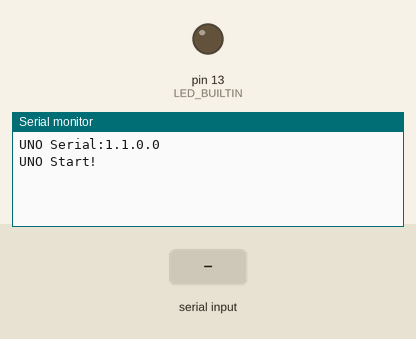
Recording of a sketch running on a simulated Arduino Uno, built with avr-gcc and run on an emulated ATmega328P. Shown: output pins drawn as LEDs (lit = HIGH), the last lines printed to the serial monitor. The inputs (shaded band) are chosen by the test bench.

Above: at 1.2 s.
1.3 s: "90,45\n" received over Serial
At 3.2 s:
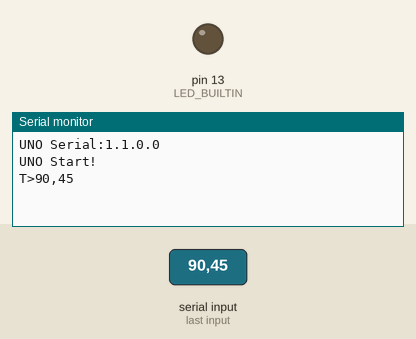
3.8 s: "90,45\n" received over the second serial link
At 6.0 s:
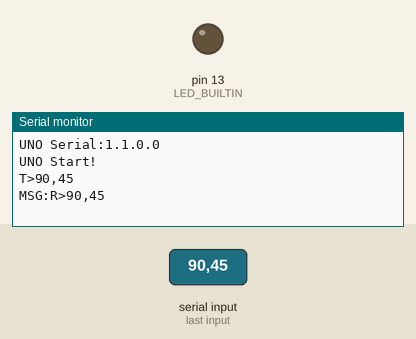
6.3 s: "0\n" received over Serial
At 8.1 s:
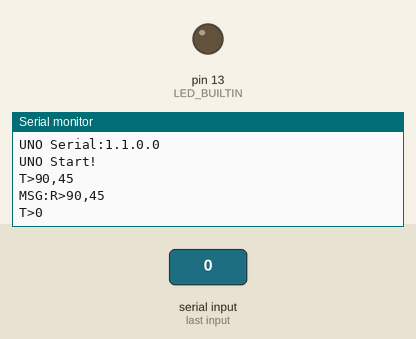
8.8 s: "0\n" received over the second serial link
At 11.0 s:
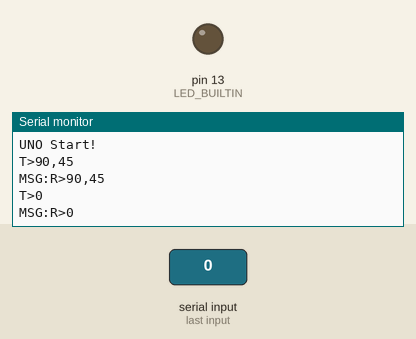
11.3 s: "U90\n" received over Serial
At 13.1 s:
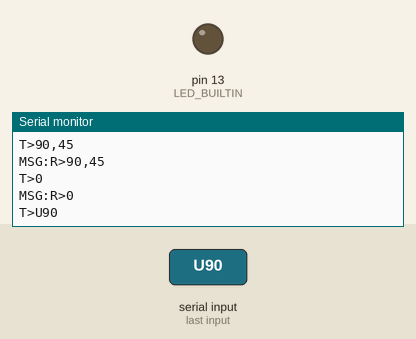
13.8 s: "U90\n" received over the second serial link
At 16.2 s:
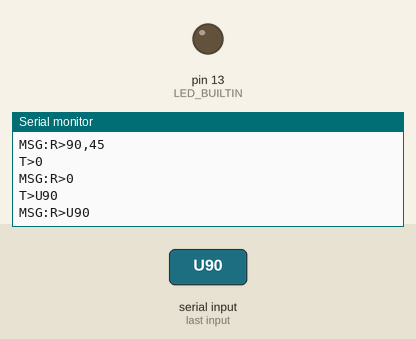

The sketch:

UNO_Serial_IOT.ino
```cpp
#include <SoftwareSerial.h>

const char MYAPP[] = "UNO Serial:";
const char MYVERSION[] = "1.1.0.0";

String strR = String("R>");
String strT = String("T>");

const int icSoftRX = 2;
const int icSoftTX = 3;
SoftwareSerial mySerial(icSoftRX,icSoftTX);

unsigned int uiBoudRate = 19200;
/*
 Commands - 1 - Led Off - U-001 / A001
            2 - Led On  - U-002 / A002
 */

void setup()
{
  pinMode(LED_BUILTIN, OUTPUT);
  Serial.begin(uiBoudRate);
  Serial.print(MYAPP);
  Serial.println(MYVERSION);
  pinMode(icSoftRX, INPUT); // RX
  pinMode(icSoftTX, OUTPUT); // TX
  mySerial.begin(uiBoudRate);
  mySerial.println("Uno Started");
}

String strMsg = String("UNO Start!");
String strMsgFromSoft = String("");
void loop()
{
  int iC = 0;
  // Message to/From SR1
  strMsg = ReciveSendSerial(strMsg, true);
  strMsgFromSoft = ReciveSendSoftSerial(strMsg);
  if (strMsgFromSoft.length() > 0)
  {
    iC = ParseCommand(strMsgFromSoft);
    ExecuteCommand(iC);
    strMsg = strR + strMsgFromSoft;
    if (iC == 0)
    {
      Serial.print("MSG:");
      Serial.println(strMsg);
    }
  }
  strMsg = ""; //strMsgFromSoft;
}

String ReciveSendSerial(String strToSend, boolean bEcho)
{
  String retString;
  if (Serial.available()) {
    retString = Serial.readString();
    if (bEcho) Serial.println(strT + retString);
  }
  if (strToSend.length() > 0) {
    Serial.println(strToSend);
  }
  return retString;
}
String ReciveSendSoftSerial(String strToSend)
{
  String retString;
  if (mySerial.available()) {
    retString = mySerial.readString();
  }
  if (strToSend.length() > 0) {
    mySerial.print(strToSend);
  }
  return retString;
}
String STRRemoveCRNL(String strMsg)
{
  String strRet = strMsg;
  int iL = strRet.length();
  int i = 0;
  for (i = 0 ; i < 2 ; i++)
  {
    if (iL > 0)
    {
      if (strRet[iL-1] == '\r' || strRet[iL-1] == '\n')
      {
        strRet[iL-1] = 0;
        iL--;
      }
    }
    else
    {
      break;
    }
  }
  return strRet;
}
int ParseCommand(String strMsg)
{
  // Command string:U:XXX:YYYY
  // U- Uno command
  // XXX - 3 digit number of command
  // YYYY - 4 character
  String strCmdNum;
  int iC = 0;
  String strCmd = STRRemoveCRNL(strMsg);
  if (strCmd[0] == 'U' || strCmd[0] == 'A')
  {
    if (strCmd.length() > 2)
    {
      strCmdNum = strCmd.substring(2,2+3);
      iC = strCmdNum.toInt();
    }
  }
  return iC;
}
int ExecuteCommand(int iC)
{
  switch (iC)
  {
    case 1: // Led Off
      digitalWrite(LED_BUILTIN, LOW);
      Serial.println("Led Off");
    break;
    case 2: // Led On
      digitalWrite(LED_BUILTIN, HIGH);
      Serial.println("Led On");
    break;
  }
}
```

Measured:
- after the input at 1.3 s, the serial monitor: prints a new line after 1.0 s (image 1)
- after the input at 3.8 s, the serial monitor: prints a new line after 1.0 s (image 2)
- after the input at 6.3 s, the serial monitor: prints a new line after 1.0 s (image 3)
- after the input at 8.8 s, the serial monitor: prints a new line after 1.0 s (image 4)
- after the input at 11.3 s, the serial monitor: prints a new line after 1.0 s (image 5)
- after the input at 13.8 s, the serial monitor: prints a new line after 1.0 s (image 6)
